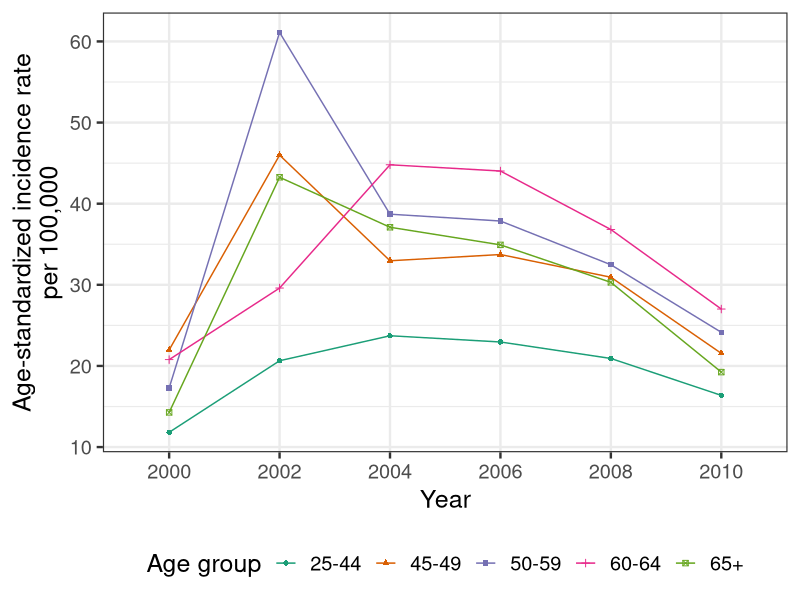
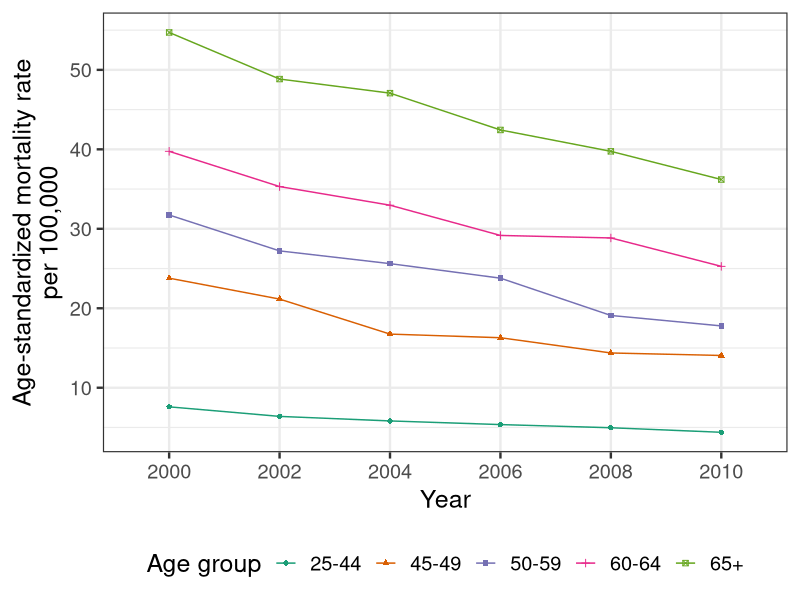
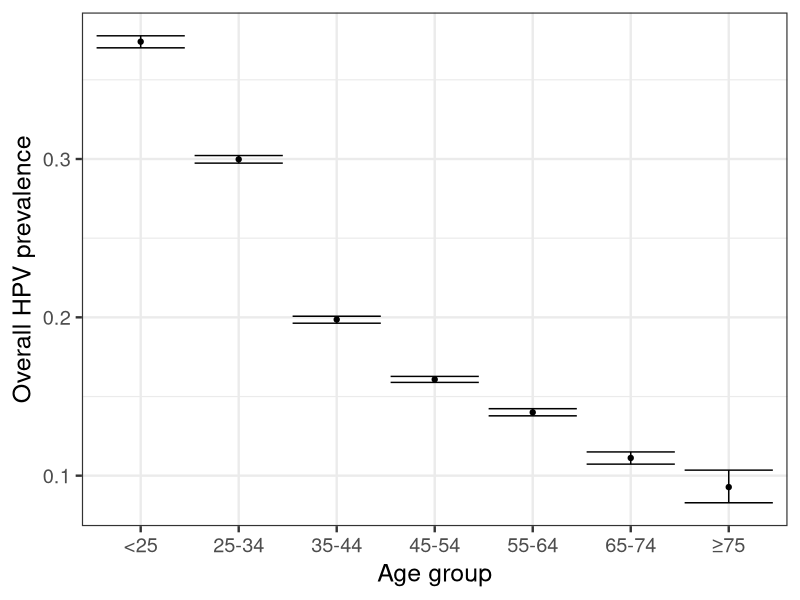

These charts were generated, in order, by the following R code: (Note: this script raises an error after producing the figures.)
#* Title: plot_general_data
#* 
#* Code function:
#*    This code generates the plots for the following data
#*    - HPV prevalence in Mexico (https://www.sciencedirect.com/science/article/pii/S2667193X25001668?via%3Dihub)
#*    - 
#* 
#* 
#* Creation date: February 25 2026
#* Author: author_name

# 01 Initial Setup --------------------------------------------------------

## 01.01 Clean environment ------------------------------------------------
remove(list = ls())

#* Refresh environment memory
gc()

## 01.02 Load libraries ----------------------------------------------------
library(dplyr)
library(ggplot2)
library(readr)



# 02 Read data ------------------------------------------------------------

#* *HPV prevalence in Mexico*
#* source: Appendix of https://www.sciencedirect.com/science/article/pii/S2667193X25001668?via%3Dihub
df_HPV_prev_00 <- read_csv(file = "data-raw/HPV_overall_prev_mx_2023.csv")

#* *Age-standardized CC incidence rate*
#* source: digitized Fig 2 of https://pdfs.semanticscholar.org/785b/2991f2205aa84b3a0e580fa7ae7d4a64323d.pdf
df_cc_inc_rate <- read_csv(file = "data-raw/age-adjusted-inc-rate-cc.csv")

#* *Age-standardized CC mortality rate*
#* source: digitized Fig 2 of https://pdfs.semanticscholar.org/785b/2991f2205aa84b3a0e580fa7ae7d4a64323d.pdf
df_cc_mort_rate <- read_csv(file = "data-raw/age-adjusted-mort-rate-cc.csv")



# 03 Wrangle data ---------------------------------------------------------


## 03.01 HPV prevalence ----------------------------------------------------

# Add ordered levels to the age groups
df_HPV_prev_00 <- df_HPV_prev_00 %>% 
  mutate(`Age group` = factor(`Age group`,
                              levels = c("<25", "25-34", "35-44", "45-54",
                                         "55-64","65-74", "≥75"),
                              ordered = T))


# 03.02 CC incidence rate -------------------------------------------------

# Add ordered levels to age groups and years
df_cc_inc_rate <- df_cc_inc_rate %>% 
  mutate(age_group = factor(x = age_group,
                            levels = c("25-44", "45-49", "50-59", "60-64", "65+"),
                            ordered = T),
         year = as.character(year)) %>% 
  mutate(year = factor(year,
                       levels = seq(2000, 2010, 2),
                       ordered = T))

# 03.03 CC mortality rate -------------------------------------------------

# Add ordered levels to age groups and years
df_cc_mort_rate <- df_cc_mort_rate %>% 
  mutate(age_group = factor(x = age_group,
                            levels = c("25-44", "45-49", "50-59", "60-64", "65+"),
                            ordered = T),
         year = as.character(year)) %>% 
  mutate(year = factor(year,
                       levels = seq(2000, 2010, 2),
                       ordered = T))

# 04 Plotting -------------------------------------------------------------

n_base_size <- 18


plt_HPV_prev <- ggplot(data = df_HPV_prev_00,
                       mapping = aes(x = `Age group`,
                                     y = prevalence,
                                     ymin = `Lower CI`,
                                     ymax = `Upper CI`)) + 
  theme_bw(base_size = n_base_size) +
  geom_point() +
  geom_errorbar() + 
  labs(y = "Overall HPV prevalence")
  

plt_CC_inc <- ggplot(data = df_cc_inc_rate,
                       mapping = aes(x = year,
                                     y = inc_rate,
                                     group = age_group,
                                     color = age_group,
                                     shape = age_group)) + 
  theme_bw(base_size = n_base_size) +
  geom_point() + 
  geom_line() + 
  scale_color_brewer(palette = "Dark2") +
  labs(x = "Year",
       y = "Age-standardized incidence rate\nper 100,000",
       color = "Age group",
       shape = "Age group") +
  guides(color = guide_legend(nrow = 1)) +
  theme(legend.position = "bottom")


plt_CC_mort <- ggplot(data = df_cc_mort_rate,
                       mapping = aes(x = year,
                                     y = rate,
                                     group = age_group,
                                     color = age_group,
                                     shape = age_group)) + 
  theme_bw(base_size = n_base_size) +
  geom_point() + 
  geom_line() + 
  scale_color_brewer(palette = "Dark2") +
  labs(x = "Year",
       y = "Age-standardized mortality rate\nper 100,000",
       color = "Age group",
       shape = "Age group") +
  guides(color = guide_legend(nrow = 1)) +
  theme(legend.position = "bottom")


# 05 Save outputs ---------------------------------------------------------


n_width <- 10
n_height <- 6

ggsave(plot = plt_HPV_prev, filename = "figs/plt_HPV_prev.png", width = n_width, height = n_height)
ggsave(plot = plt_CC_inc,   filename = "figs/plt_CC_inc.png",   width = n_width, height = n_height)
ggsave(plot = plt_CC_mort,  filename = "figs/plt_CC_mort.png",  width = n_width, height = n_height)
